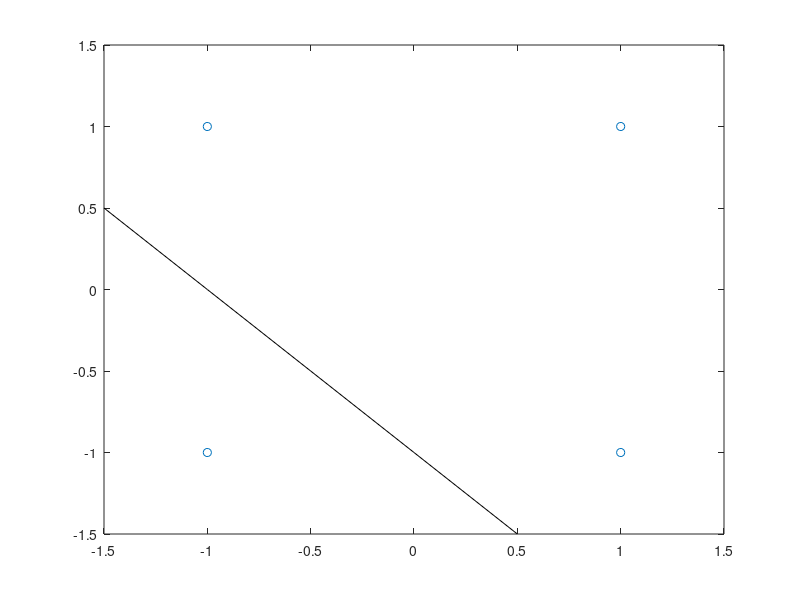

The MATLAB script that drew this image:
clear;clc;
w = [0; 0; 0;]
x = [1 1 1;
     1 1 -1;
     1 -1 1;
     1 -1 -1];
 a=0;
 n=1;
 d = [1;1;1;-1];
 
 for t = 1:2
     for i = 1:size(x, 1)
         u = x(i, :)*w ;
         
         if u > a
             y = 1;
         else
             y = -1;
         end
         
        w(1) = w(1) + n*(d(i) - y ) * x(i,1);
        w(2) = w(2) + n*(d(i) - y ) * x(i,2);
        w(3) = w(3) + n*(d(i) - y ) * x(i,3);
        
     end
 end
 
 plot(x(:, 2), x(:, 3), 'o')
 [X1,X2] = meshgrid(-1.5:.5:1.5);
 Y = w(1) + X1*w(2) + X2*w(3)
 hold on
 contour(X1, X2, Y, [0 0], 'k')
 drawnow;
 hold off
 pause(0.5);

 
 